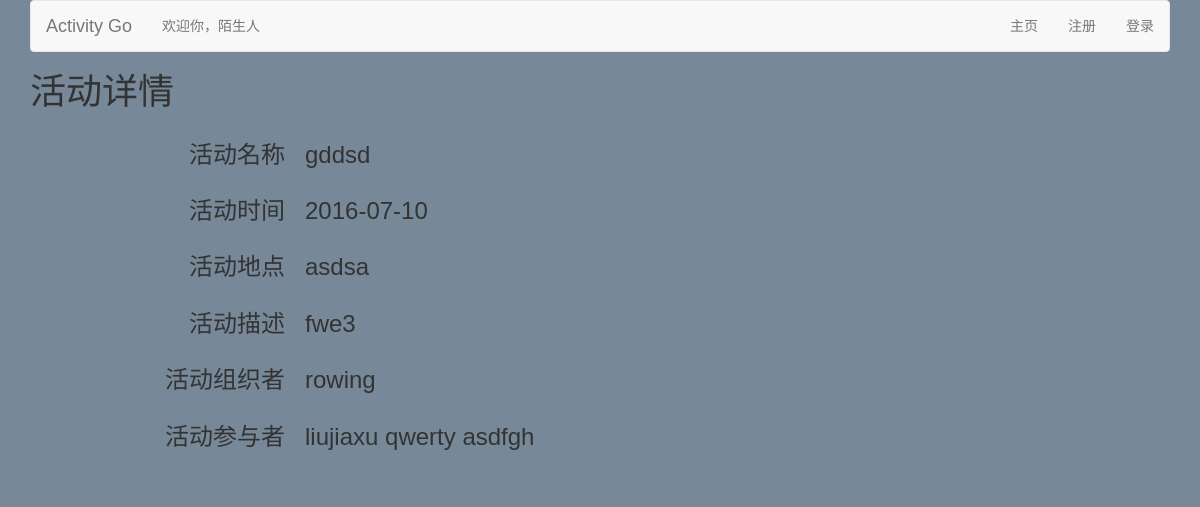
/detailnousera11/, run on the app's committed database.
### activity/models.py (models this page shows, shortened)
class Activities(models.Model):
	aname = models.CharField(max_length=50)
	adate = models.CharField(max_length=20)
	alocation = models.CharField(max_length=50)
	adescription = models.CharField(max_length=200)
	aorganiser = models.CharField(max_length=50)
	aparticipants = models.ManyToManyField('User')
	aparticipantnum = models.IntegerField(default=1)
	astatus = models.IntegerField(default=0)

class User(models.Model):
	username = models.CharField(max_length=50)
	password = models.CharField(max_length=50)
	email = models.CharField(max_length = 50)
	phone = models.CharField(max_length=50)
	headImg = models.FileField(upload_to = 'activity/static/images/', default = 'activity/static/01.jpg')
	credit = models.IntegerField(default=3)

### activity/views.py (the view)
# urls.py: url(r'^detailnousera(?P<id>\d+)/$', 'activity.views.DetailNoUser', name = 'detail_nouser'),
def DetailNoUser(Req, id):
    un = Req.COOKIES.get('username', '')
    act = Activities.objects.get(id = str(id))
    return render_to_response('detail_nouser.html',{'username': un, 'act': act, })

### activity/templates/detail_nouser.html (shortened to what this page needs)
{% extends "base_nouser.html" %}
{% block content %}
<h1>活动详情</h1>
<dl class="dl-horizontal col-sm-offset-1">
				<dt>
					<h3>活动名称</h3>
				</dt>
				<dd>
					<h3>{{act.aname}}</h3>
				</dd>
				<dt>
					<h3>活动时间</h3>
				</dt>
				<dd>
					<h3>{{act.adate}}</h3>
				</dd>
				<dt>
					<h3>活动地点</h3>
				</dt>
				<dd>
					<h3>{{act.alocation}}</h3>
				</dd>
				<dt>
					<h3>活动描述</h3>
				</dt>
				<dd>
					<h3>{{act.adescription}}</h3>
				</dd>
				<dt>
					<h3>活动组织者</h3>
				</dt>
				<dd>
                    <h3>{{act.aorganiser}}</h3>
				</dd>
				<dt>
					<h3>活动参与者</h3>
				</dt>
				<dd>
				    <h3>
					{% for par in act.aparticipants.all %}
					{{par.username}}
					{% endfor %}
					</h3>
				</dd>
			</dl>
{% endblock %}

### activity/static/css/base.css (style rules this page uses)
body { font-family: Microsoft YaHei,'宋体' , Tahoma, Helvetica, Arial, "\5b8b\4f53", sans-serif; background-color: #778899; }

### data on the page
Activities: aname "gddsd", adate "2016-07-10", alocation "asdsa", adescription "fwe3", aorganiser "rowing"
User: username "liujiaxu"
User: username "qwerty"
User: username "asdfgh"
